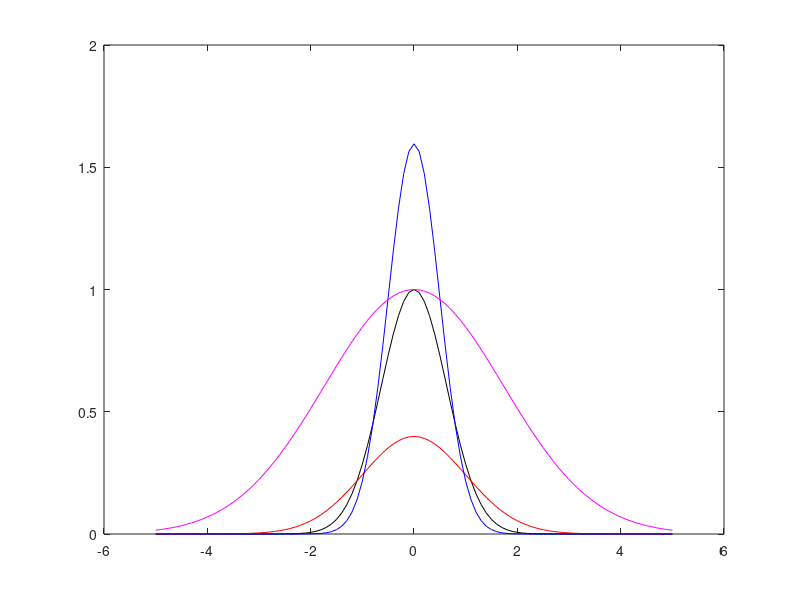

MATLAB code for this plot:
a = 1/sqrt(2*3.1415926)
u = 0;
  
function ret = _gaussian (a, u, x)
  ret = 1/(sqrt(2*3.1415926) * a) * exp(-(x-u)^2/(2*a));
endfunction

x = -5:0.1:5;
y = [];
for i = 1:length(x)
  y(i) = 1/(sqrt(2*3.1415926) * a) * exp(-(x(i)-u)^2/(2*a));
endfor

plot(x, y, "-k");
hold on;

a = 1;
u = 0;
for i = 1:length(x)
  y(i) = 1/(sqrt(2*3.1415926) * a) * exp(-(x(i)-u)^2/(2*a));
endfor
plot(x, y, "-r");
hold on;


a = 0.25;
u = 0;
max = 1/(sqrt(2*3.1415926) * a) * exp(0);
for i = 1:length(x)
  y(i) = 1/(sqrt(2*3.1415926) * a) * exp(-(x(i)-u)^2/(2*a));
  #y(i) /= max;
endfor
plot(x, y, "-b");
hold on;

a = 3;
u = 0;
max = 1/(sqrt(2*3.1415926) * a) * exp(0);
for i = 1:length(x)
  y(i) = 1/(sqrt(2*3.1415926) * a) * exp(-(x(i)-u)^2/(2*a));
  y(i) /= max;
endfor
plot(x, y, "-m");
hold on;